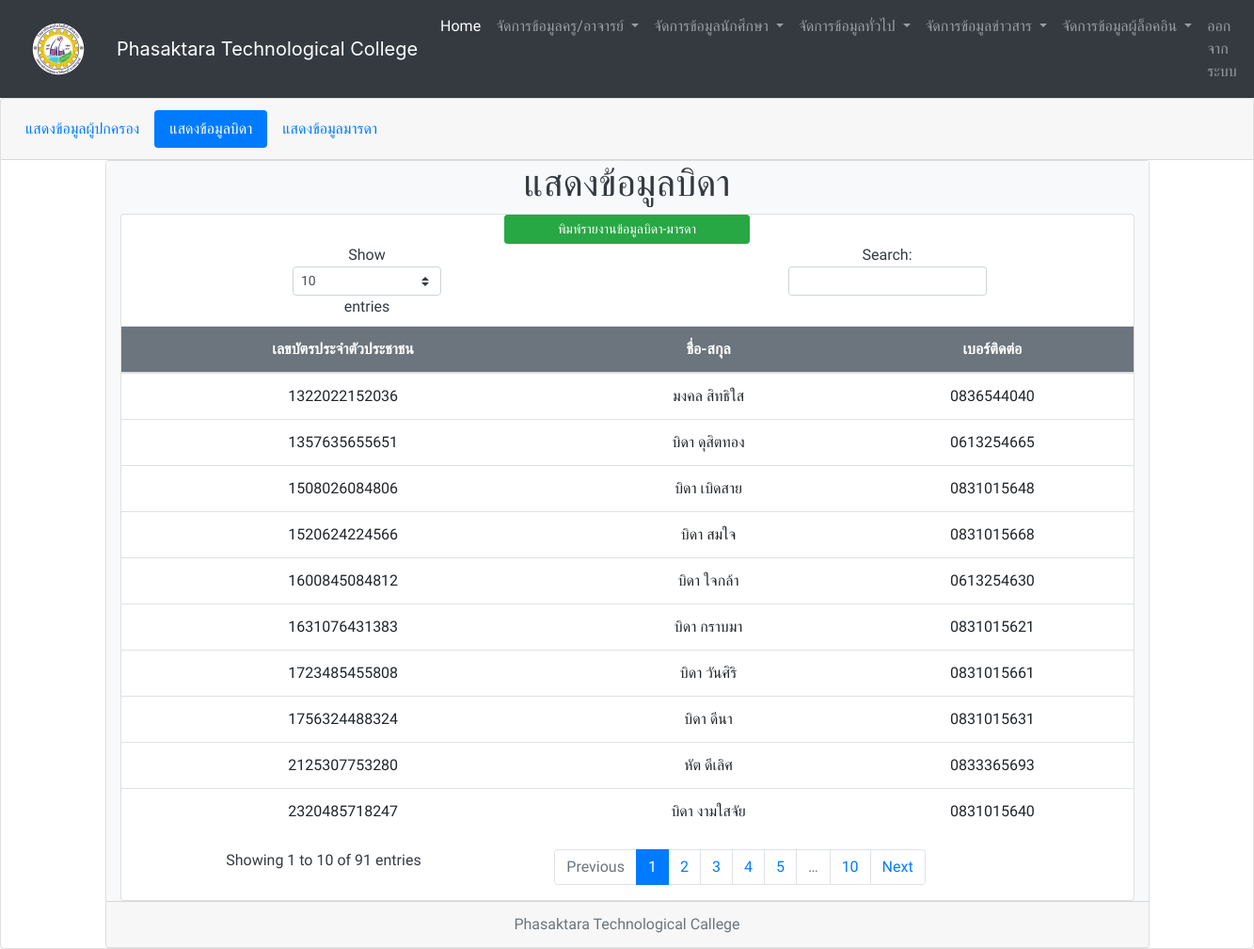
Page /showfather.php (signed in) on the committed database.
### tables this page shows
CREATE TABLE `father` (
  `id_f` smallint(6) NOT NULL,
  `f_id` varchar(13) NOT NULL,
  `f_name` varchar(100) NOT NULL,
  `f_tel` varchar(10) NOT NULL
);

### showfather.php (the view, shortened to what this page needs)
<?php
if(isset($_SESSION["valid_uname"]) && isset($_SESSION["valid_pwd"]) && isset($_SESSION["userlevel"])  == '2'){
	include "connect.php";
	include "include/head_menu_admin.php";
	$sql = "SELECT *
			FROM father";
	$result = mysqli_query($conn,$sql)
	 or die("3.ไม่สามารถประมวลผลคำสั่งได้").mysqli_error();
?>
<div class="card text-center">
  <div class="card-header">
    <ul class="nav nav-pills card-header-pills">
      <li class="nav-item">
       <a class="nav-link" href="showparent.php">แสดงข้อมูลผู้ปกครอง</a>
      </li>
            <li class="nav-item">
        <a class="nav-link active" href="showfather.php">แสดงข้อมูลบิดา</a>
      </li>
      <li class="nav-item">
        <a class="nav-link" href="showmathar.php">แสดงข้อมูลมารดา</a>
      </li>
    </ul>
  </div>
  <div class="container" align="center">
  <div class="card text-center">
<div class="container-fluid h-100 bg-light text-dark">
  <div class="row justify-content-center align-items-center">
    <h1>แสดงข้อมูลบิดา</h1>
  </div>
<div class="card text"  style="max-width: 1100px;" >
  <div class="row no-gutters">
    <div class="col-md-12">
<table class="table table-hover"  id="mytable">
  <thead><div class="col"><?php echo "<a href=\"print_father_mathar.php?\">"; ?><button class="col-3 btn btn-success btn-sm float-center" >พิมพ์รายงานข้อมูลบิดา-มารดา</button><?php echo "</a>"; ?></div>
    <tr class="bg-secondary text-white" >
      <th scope="col">เลขบัตรประจำตัวประชาชน</th>
      <th scope="col">ชื่อ-สกุล</th>
      <th scope="col">เบอร์ติดต่อ</th>
    </tr>
  </thead>
  <tbody>
  <?php
	while($rs=mysqli_fetch_array($result)){
?>
    <tr>
      <td><?php echo"$rs[f_id]";?></td>
      <td><?php echo"$rs[f_name]";?></td>
      <td><?php echo"$rs[f_tel]";?></td>
    </tr>
<?php
	}
?>
  </tbody>
</table>
</div>
 </div>
  </div>
</div>
  <div class="card-footer text-muted">
    Phasaktara Technological Callege
  </div>
  <?php
} else {
    echo "<script> alert('Please Login');window.location = 'index.php';</script>";
    exit();
}
?>

### include/head_menu_admin.php (style rules this page uses)
body, h1, h2, div, h3, h4, p { font-family: 'Sarabun'; }

### rows in the picture
father: f "1322022152036", f_name "มงคล สิทธิใส", f_tel "0836544040"
father: f "2125307753280", f_name "หัต ดีเลิศ", f_tel "0833365693"
father: f "1631076431383", f_name "บิดา กราบมา", f_tel "0831015621"
father: f "1600845084812", f_name "บิดา ใจกล้า", f_tel "0613254630"
father: f "1756324488324", f_name "บิดา ดีนา", f_tel "0831015631"
father: f "2320485718247", f_name "บิดา งามใสจัย", f_tel "0831015640"
father: f "1508026084806", f_name "บิดา เบิดสาย", f_tel "0831015648"
father: f "1723485455808", f_name "บิดา วันศิริ", f_tel "0831015661"
father: f "1357635655651", f_name "บิดา ดุสิตทอง", f_tel "0613254665"
father: f "1520624224566", f_name "บิดา สมใจ", f_tel "0831015668"
